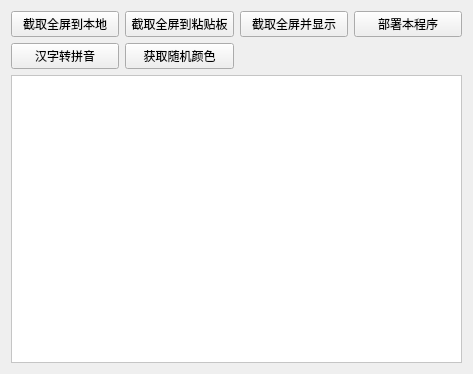
<?xml version="1.0" encoding="UTF-8"?>
<ui version="4.0">
 <class>Widget</class>
 <widget class="QWidget" name="Widget">
  <property name="geometry">
   <rect>
    <x>0</x>
    <y>0</y>
    <width>473</width>
    <height>374</height>
   </rect>
  </property>
  <property name="windowTitle">
   <string>Widget</string>
  </property>
  <property name="styleSheet">
   <string notr="true">QPushButton {
	background-color: rgba(0, 170, 255, 100);
	color:white;
	font: 75 10pt &quot;微软雅黑&quot;;
};
</string>
  </property>
  <layout class="QGridLayout" name="gridLayout">
   <item row="0" column="3">
    <widget class="QPushButton" name="pushButton_5">
     <property name="text">
      <string>部署本程序</string>
     </property>
    </widget>
   </item>
   <item row="0" column="2">
    <widget class="QPushButton" name="pushButton_3">
     <property name="text">
      <string>截取全屏并显示</string>
     </property>
    </widget>
   </item>
   <item row="0" column="0">
    <widget class="QPushButton" name="pushButton_2">
     <property name="text">
      <string>截取全屏到本地</string>
     </property>
    </widget>
   </item>
   <item row="0" column="1">
    <widget class="QPushButton" name="pushButton_4">
     <property name="text">
      <string>截取全屏到粘贴板</string>
     </property>
    </widget>
   </item>
   <item row="1" column="0">
    <widget class="QPushButton" name="pushButton_6">
     <property name="text">
      <string>汉字转拼音</string>
     </property>
    </widget>
   </item>
   <item row="1" column="1">
    <widget class="QPushButton" name="pushButton">
     <property name="text">
      <string>获取随机颜色</string>
     </property>
    </widget>
   </item>
   <item row="2" column="0" colspan="4">
    <widget class="QListWidget" name="listWidget">
     <property name="styleSheet">
      <string notr="true">background-color: rgb(255, 255, 255);
color: rgb(0, 0, 127);</string>
     </property>
    </widget>
   </item>
  </layout>
 </widget>
 <layoutdefault spacing="6" margin="11"/>
 <resources/>
 <connections/>
</ui>
